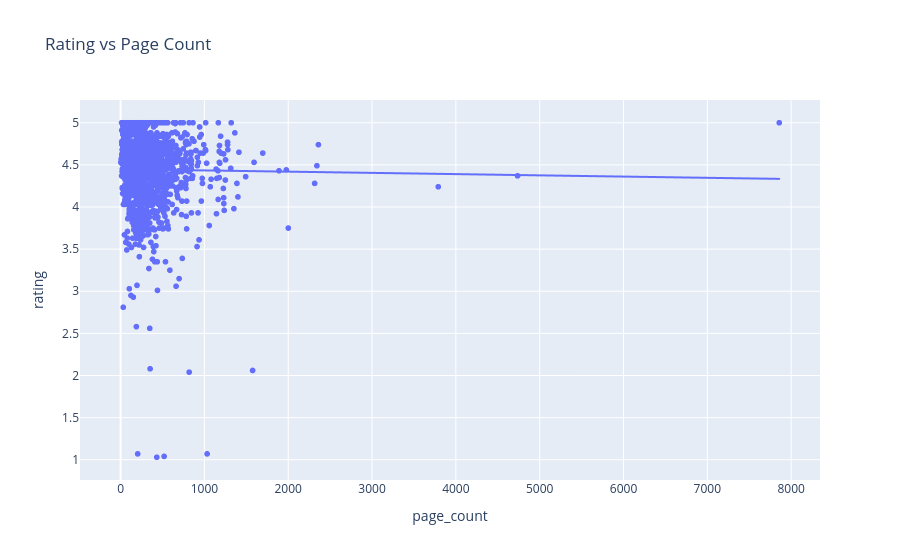

Notebook code for this chart:
### Markdown cell above
## Trendline - Linija trenda
Linija trenda (trendline) pomaže nam da odmah uočimo:
- Da li ocene rastu sa brojem stranica?
- Ili možda obrnuto – što više strana, ocene padaju?
- Ili nema nikakve veze – sve je rasejano bez logike?

### Code cell
import pandas as pd
import plotly.express as px
 
df = pd.read_csv("books.csv")
 
fig = px.scatter(df, x="page_count", y="rating", 
                 hover_name="title",
                 hover_data=["author", "genre", "ratings_count", "year_published", "page_count", "price", "language"], 
                 trendline="ols",
                 title="Rating vs Page Count")
fig.show()

### Figure 1 — Plotly figure (JSON) as saved in the notebook; plotly's stock layout.template omitted (floating-point values rounded to 4 significant figures; data arrays with more than 128 entries replaced by an {"elided": "..."} marker saying what was removed)
{"data": [{"customdata": {"elided": "2090x6 mixed values"}, "hovertemplate": "<b>%{hovertext}</b><br><br>page_count=%{x}<br>rating=%{y}<br>author=%{customdata[0]}<br>genre=%{customdata[1]}<br>ratings_count=%{customdata[2]}<br>year_published=%{customdata[3]}<br>price=%{customdata[4]}<br>language=%{customdata[5]}<extra></extra>", "hovertext": {"elided": "2090 str values"}, "legendgroup": "", "marker": {"color": "#636efa", "symbol": "circle"}, "mode": "markers", "name": "", "showlegend": false, "type": "scattergl", "x": {"elided": "2090 float values"}, "xaxis": "x", "y": {"elided": "2090 float values"}, "yaxis": "y"}, {"hovertemplate": "<b>OLS trendline</b><br>rating = -1.46062e-05 * page_count + 4.44882<br>R<sup>2</sup>=0.000164<br><br>page_count=%{x}<br>rating=%{y} <b>(trend)</b><extra></extra>", "legendgroup": "", "marker": {"color": "#636efa", "symbol": "circle"}, "mode": "lines", "name": "", "showlegend": false, "type": "scattergl", "x": {"elided": "1763 float values"}, "xaxis": "x", "y": {"elided": "1763 float values"}, "yaxis": "y"}], "layout": {"legend": {"tracegroupgap": 0}, "title": {"text": "Rating vs Page Count"}, "xaxis": {"anchor": "y", "domain": [0, 1], "title": {"text": "page_count"}}, "yaxis": {"anchor": "x", "domain": [0, 1], "title": {"text": "rating"}}}}
